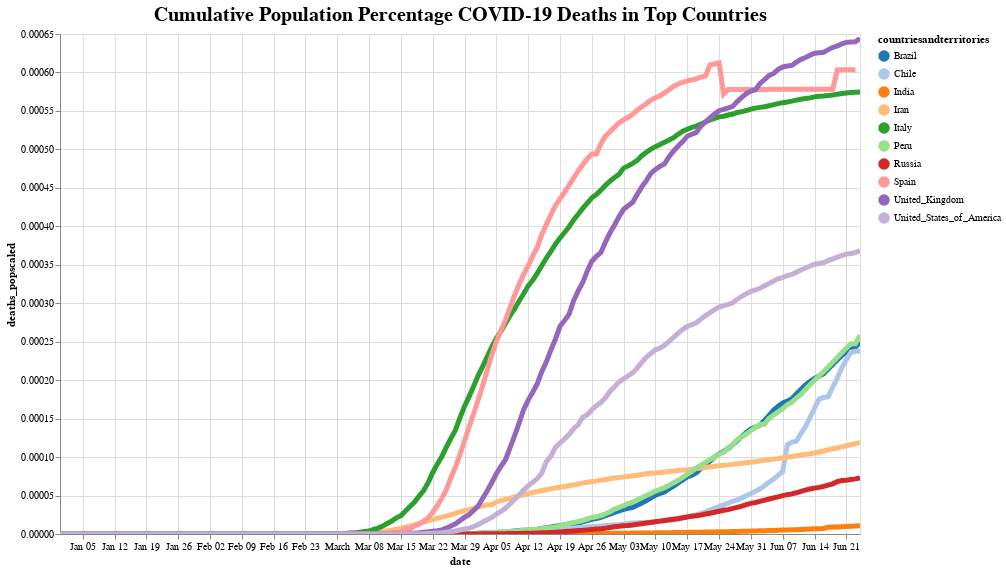

Here is the notebook cell this chart was saved with:
### Code cell
highlight = alt.selection(type='single', on='mouseover',
                         fields=['countriesandterritories'], nearest=True)

base = alt.Chart(geo_cumulative).encode(
    x='date:T',
    y='deaths_popscaled:Q',
    color = alt.Color('countriesandterritories:N',
        scale=alt.Scale(scheme='category20')
))

points = base.mark_circle().encode(
    opacity=alt.value(0)
).add_selection(
    highlight
).properties(
    width=600
).properties(
    width = 800,
    height = 500,
    title = "Cumulative Population Percentage COVID-19 Deaths in Top Countries"
).interactive()

lines = base.mark_line().encode(
    size=alt.condition(~highlight, alt.value(3), alt.value(5))
)

(points + lines).configure_title(
    fontSize=20,
    font='Courier',
    color='black'
).display(renderer = 'svg')

### Figure 1 — Vega-Lite specification as saved in the notebook (floating-point values rounded to 4 significant figures; data arrays with more than 128 entries replaced by an {"elided": "..."} marker saying what was removed)
{"config": {"view": {"continuousWidth": 400, "continuousHeight": 300}, "title": {"color": "black", "font": "Courier", "fontSize": 20}}, "layer": [{"mark": "circle", "encoding": {"color": {"type": "nominal", "field": "countriesandterritories", "scale": {"scheme": "category20"}}, "opacity": {"value": 0}, "x": {"type": "temporal", "field": "date"}, "y": {"type": "quantitative", "field": "deaths_popscaled"}}, "height": 500, "selection": {"selector009": {"type": "single", "on": "mouseover", "fields": ["countriesandterritories"], "nearest": true}, "selector010": {"type": "interval", "bind": "scales", "encodings": ["x", "y"]}}, "title": "Cumulative Population Percentage COVID-19 Deaths in Top Countries", "width": 800}, {"mark": "line", "encoding": {"color": {"type": "nominal", "field": "countriesandterritories", "scale": {"scheme": "category20"}}, "size": {"condition": {"value": 3, "selection": {"not": "selector009"}}, "value": 5}, "x": {"type": "temporal", "field": "date"}, "y": {"type": "quantitative", "field": "deaths_popscaled"}}}], "data": {"name": "data-95294ff20ee2d139ec85508d485ffd82"}, "$schema": "https://vega.github.io/schema/vega-lite/v4.0.2.json", "datasets": {"data-95294ff20ee2d139ec85508d485ffd82": {"elided": "1635 records"}}}
